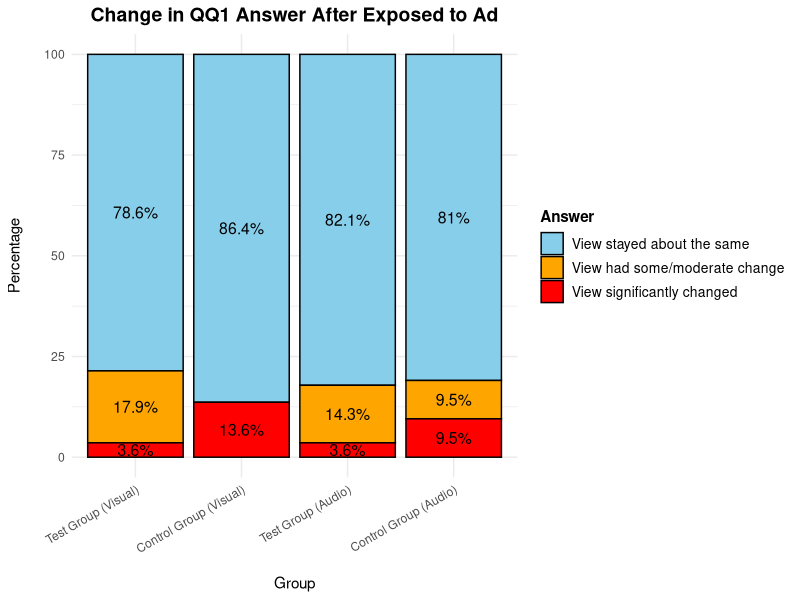
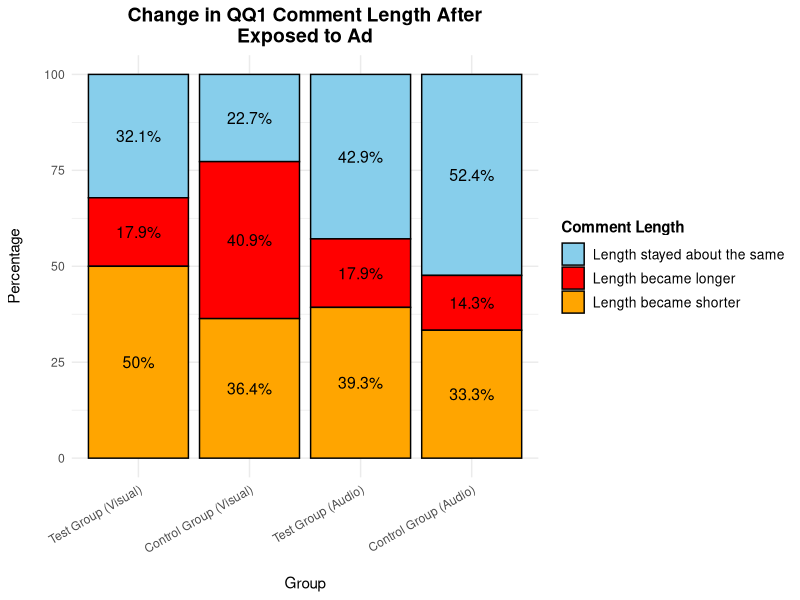
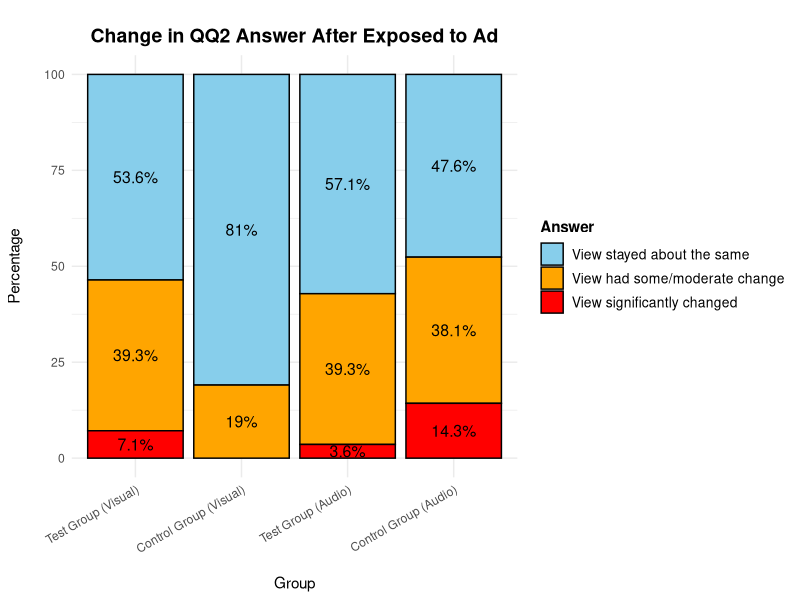
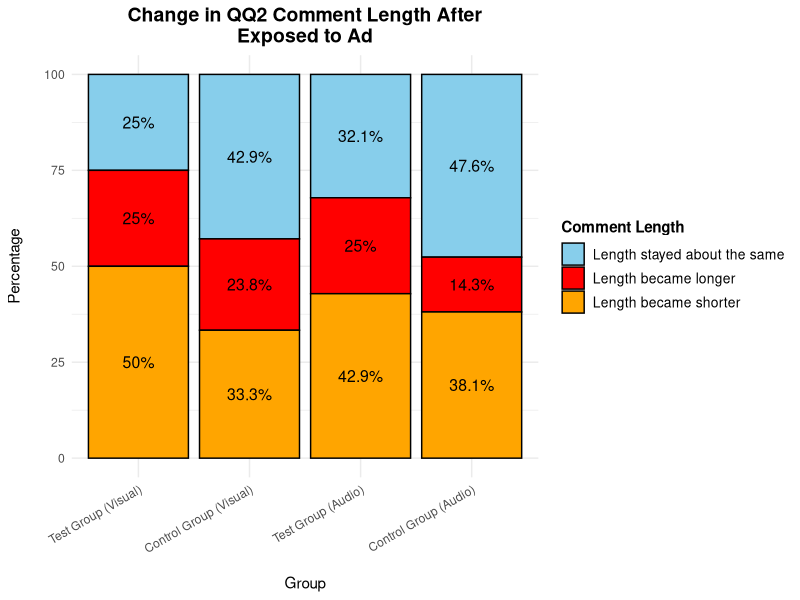
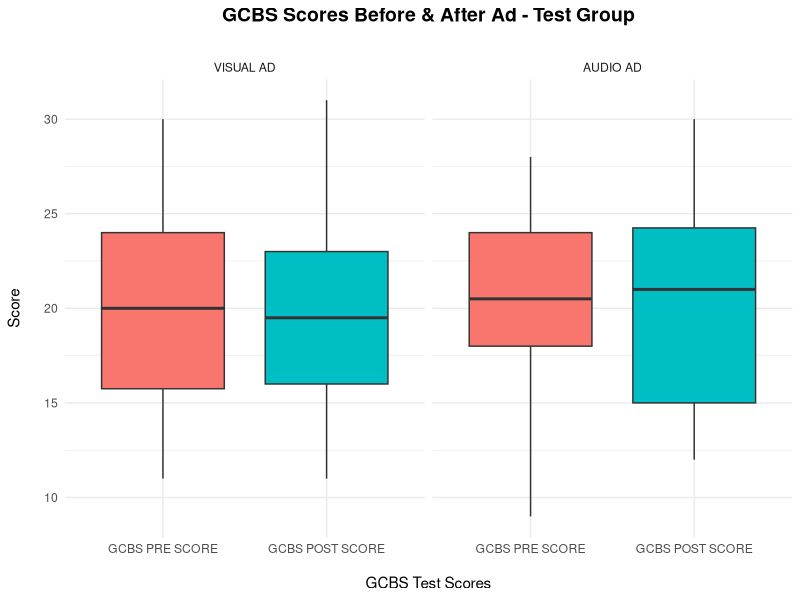
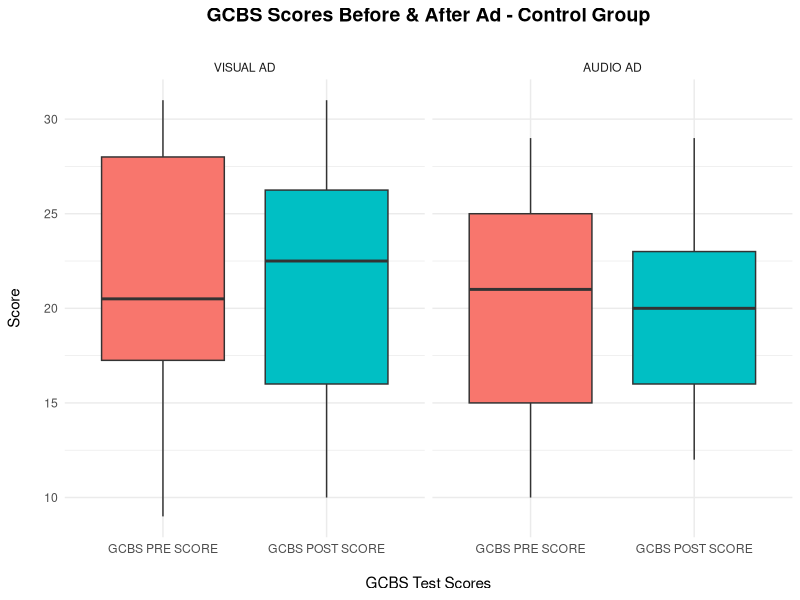
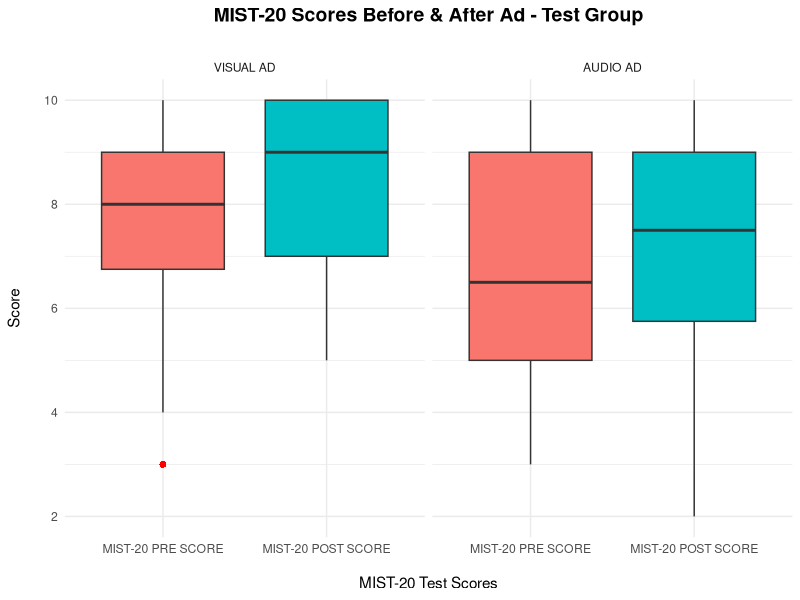
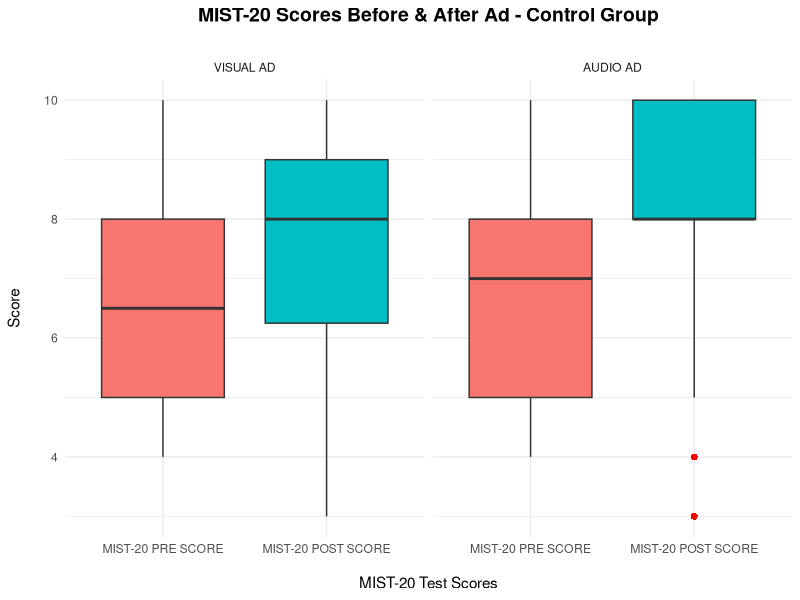

Recreate these plots in R, in order.
## ---- chunk 1

# Load library and dataset

#install.packages("rmarkdown")
#install.packages("tinytex")
#tinytex::install_tinytex()
#install.packages("gridExtra")
#install.packages("cowplot")

library(gridExtra)
library(readxl)
library(dplyr)
library(corrplot)
library(writexl)
library(ggplot2)

misinfo <- read_excel("data/sketches_for_skepticism_shortened.xlsx")
summary(misinfo)
## ---- chunk 2

# Filtered data set to columns I need

# Columns I need: 

# PARTICIPANT ID
# GROUP
# CHANGED_VIEWS_QQ1
# CHANGED_LENGTH_QQ1
# CHANGED_VIEWS_QQ2
# CHANGED_LENGTH_QQ2
# GCBS PRE SCORE
# GCBS POST SCORE
# PRE & POST SCORE
# GCBS CHANGE
# MIST-20 PRE SCORE
# MIST-20 POST SCORE
# MIST-20 CHANGE
# ITMIST PRE SCORE
# ITMIST POST SCORE
# ITMIST CHANGE
# UNDERSTANDABILITY
# SENTIMENT
# ADDITIONAL THOUGHTS

misinfo_filtered <- misinfo %>%
  select(`PARTICIPANT ID`, GROUP, CHANGED_VIEWS_QQ1, CHANGED_LENGTH_QQ1,
         CHANGED_VIEWS_QQ2, CHANGED_LENGTH_QQ2, `GCBS PRE SCORE`, 
         `GCBS POST SCORE`, `PRE & POST SCORE`, `GCBS CHANGE`, 
         `MIST-20 PRE SCORE`, `MIST-20 POST SCORE`, `MIST-20 CHANGE`, 
         `ITMIST PRE SCORE`, `ITMIST POST SCORE`, `ITMIST CHANGE`, 
         UNDERSTANDABILITY, SENTIMENT, `ADDITIONAL THOUGHTS`)
## ---- chunk 3
# Turn "character" columns into factors

# Columns that need to be turned into factors: 

# GROUP
#   "Test Group (Visual)"
#   "Control Group (Visual)"
#   "Test Group (Audio)"
#   "Control Group (Audio)"

# CHANGED_VIEWS_QQ1
#   "View stayed about the same"
#   "View had some/moderate change"
#   "View significantantly changed"

# CHANGED_LENGTH_QQ1
#   "Comment length became slightly or significantly shorter"
#   "Comment length became slightly or significantly longer" 
#   "Comment length stayed about the same"

# CHANGED_VIEWS_QQ2

# CHANGED_LENGTH_QQ2

# UNDERSTANDABILITY

# SENTIMENT

# `ADDITIONAL THOUGHTS`

# Mapping categorical variables to numerical values
misinfo_filtered <- misinfo_filtered %>%
  mutate(
    GROUP = case_when(
      GROUP == "Test Group (Visual)" ~ 1,
      GROUP == "Control Group (Visual)" ~ 2,
      GROUP == "Test Group (Audio)" ~ 3,
      GROUP == "Control Group (Audio)" ~ 4
    ),
    CHANGED_VIEWS_QQ1 = case_when(
      CHANGED_VIEWS_QQ1 == "View stayed about the same" ~ 1,
      CHANGED_VIEWS_QQ1 == "View had some/moderate change" ~ 2,
      CHANGED_VIEWS_QQ1 == "View significantly changed" ~ 3
    ),
    CHANGED_LENGTH_QQ1 = case_when(
      CHANGED_LENGTH_QQ1 == "Comment length became slightly or significantly shorter" ~ 1,
      CHANGED_LENGTH_QQ1 == "Comment length became slightly or significantly longer" ~ 2,
      CHANGED_LENGTH_QQ1 == "Comment length stayed about the same" ~ 3
    ),
    CHANGED_VIEWS_QQ2 = case_when(
      CHANGED_VIEWS_QQ2 == "View stayed about the same" ~ 1,
      CHANGED_VIEWS_QQ2 == "View had some/moderate change" ~ 2,
      CHANGED_VIEWS_QQ2 == "View significantly changed" ~ 3
    ),
    CHANGED_LENGTH_QQ2 = case_when(
      CHANGED_LENGTH_QQ2 == "Comment length became slightly or significantly shorter" ~ 1,
      CHANGED_LENGTH_QQ2 == "Comment length became slightly or significantly longer" ~ 2,
      CHANGED_LENGTH_QQ2 == "Comment length stayed about the same" ~ 3
    ),
    SENTIMENT = case_when(
      SENTIMENT == "Positive" ~ 1,
      SENTIMENT == "Negative" ~ 2,
      SENTIMENT == "Neutral" ~ 3
    )
  )

# Check the updated dataset
head(misinfo_filtered)

# Check for missing values in the dataset
colSums(is.na(misinfo_filtered))

# Ensure CHANGED_VIEWS_QQ1 is treated as a factor
#misinfo_filtered$CHANGED_VIEWS_QQ1 <- as.factor(misinfo_filtered$CHANGED_VIEWS_QQ1)

# Ensure CHANGED_LENGTH_QQ1 is treated as a factor
#misinfo_filtered$CHANGED_LENGTH_QQ1 <- as.factor(misinfo_filtered$CHANGED_LENGTH_QQ1)

# Ensure SENTIMENT is treated as a factor
#misinfo_filtered$SENTIMENT <- as.factor(misinfo_filtered$SENTIMENT)
## ---- chunk 4

library(ggplot2)
library(dplyr)

# Create an empty list to store pie charts
pie_charts <- list()

# Define a vector to map numeric values to descriptions for CHANGED_VIEWS_QQ1
view_labels <- c("1" = "View stayed about the same",
                 "2" = "View had some/moderate change",
                 "3" = "View significantly changed")

# Custom colors for each section (You can change these to any colors you prefer)
#custom_colors <- c("skyblue", "lightgreen", "coral")
custom_colors <- c("skyblue", "orange", "red")

# Define a vector to map numeric GROUP values to their corresponding titles
group_titles <- c(
  "1" = "Test Group (Visual)",
  "2" = "Control Group (Visual)",
  "3" = "Test Group (Audio)",
  "4" = "Control Group (Audio)"
)

# Loop through each GROUP value (numeric) and create pie charts
for (group_value in unique(misinfo_filtered$GROUP)) {
  
  # Convert group_value to a character (because group_titles uses character keys)
  group_name <- as.character(group_value)
  
  # Prepare data for pie chart
  pie_data <- misinfo_filtered %>%
    filter(GROUP == group_value) %>%
    count(CHANGED_VIEWS_QQ1) %>%
    mutate(percentage = n / sum(n) * 100,
           label = paste0(round(percentage, 1), "%"))  # Create labels with percentage signs
  
  # Ensure CHANGED_VIEWS_QQ1 is a factor
  pie_data$CHANGED_VIEWS_QQ1 <- factor(pie_data$CHANGED_VIEWS_QQ1, levels = c("1", "2", "3"))
  
  # Generate pie chart with custom colors and black borders
  p <- ggplot(pie_data, aes(x = "", y = n, fill = CHANGED_VIEWS_QQ1)) +
    geom_bar(stat = "identity", width = 1, color = "black") +  # Add black border around sections
    coord_polar(theta = "y") +
    geom_text(aes(label = label), position = position_stack(vjust = 0.7), color = "black", size = 3, fontface = "bold") +  # Add labels inside the pie
    labs(title = group_titles[group_name],  # Custom title based on group_name
         fill = "Change in Views") +  # Rename the legend
    scale_fill_manual(values = custom_colors, labels = view_labels) +  # Apply custom colors
    theme_void() +  # Remove unnecessary gridlines
    theme(legend.position = "right")  # Ensure the legend is visible
  
  # Store the plot in the list with the group value as the name
  pie_charts[[paste0("Group_", group_name)]] <- p
}

# View stored pie charts
#pie_charts[["Group_1"]]  # View the pie chart for "Test Group (Visual)"
#pie_charts[["Group_2"]]  # View the pie chart for "Control Group (Visual)"
#pie_charts[["Group_3"]]  # View the pie chart for "Test Group (Audio)"
#pie_charts[["Group_4"]]  # View the pie chart for "Control Group (Audio)"

# Combine the first two and the last two pie charts in a 2x2 grid
#grid.arrange(
#  pie_charts[["Group_1"]],  # Test Group (Visual)
#  pie_charts[["Group_2"]]  # Control Group (Visual)
  #pie_charts[["Group_3"]],  # Test Group (Audio)
  #pie_charts[["Group_4"]],  # Control Group (Audio)
  #nrow = 2  # Arrange in 2 rows
  #ncol = 1   # Arrange in 2 columns
#)
## ---- chunk 5

library(gridExtra)
library(cowplot)

# Function to extract the legend from a ggplot
get_legend <- function(my_plot) {
  g <- ggplotGrob(my_plot)
  legend <- g$grobs[[which(sapply(g$grobs, function(x) x$name) == "guide-box")]]
  return(legend)
}

# Extract the legend from one of the pie charts
shared_legend <- get_legend(pie_charts[["Group_1"]])

# Apply centered titles to all four plots
plot1 <- pie_charts[["Group_1"]] +
  ggtitle("Test Group (Visual)") +
  theme(plot.title = element_text(hjust = 0.5), legend.position = "none")

plot2 <- pie_charts[["Group_2"]] +
  ggtitle("Control Group (Visual)") +
  theme(plot.title = element_text(hjust = 0.5), legend.position = "none")

plot3 <- pie_charts[["Group_3"]] +
  ggtitle("Test Group (Audio)") +
  theme(plot.title = element_text(hjust = 0.5), legend.position = "none")

plot4 <- pie_charts[["Group_4"]] +
  ggtitle("Control Group (Audio)") +
  theme(plot.title = element_text(hjust = 0.5), legend.position = "none")

# Arrange first row (Visual groups)
#row1 <- arrangeGrob(plot1, plot2, nrow = 1)

# Arrange second row (Audio groups)
#row2 <- arrangeGrob(plot3, plot4, nrow = 1)

# Arrange everything correctly
#grid.arrange(
#  row1,
#  row2,
#  shared_legend,
#  nrow = 3,
#  heights = c(4, 4, 2)  # Adjust height ratios for better spacing
#)

## ---- chunk 6

library(gridExtra)
library(cowplot)

# Function to extract the legend from a ggplot
get_legend <- function(my_plot) {
  g <- ggplotGrob(my_plot)
  legend <- g$grobs[[which(sapply(g$grobs, function(x) x$name) == "guide-box")]]
  return(legend)
}

# Extract the legend from one of the pie charts
shared_legend <- get_legend(pie_charts[["Group_1"]])

# Apply centered titles to all four plots
plot1 <- pie_charts[["Group_1"]] +
  ggtitle("Test Group") +
  theme(plot.title = element_text(hjust = 0.5), legend.position = "none") # Visual Test Group

plot2 <- pie_charts[["Group_2"]] +
  ggtitle("Control Group") +
  theme(plot.title = element_text(hjust = 0.5), legend.position = "none") # Visual Control Group

plot3 <- pie_charts[["Group_3"]] +
  ggtitle("Test Group") +
  theme(plot.title = element_text(hjust = 0.5), legend.position = "none") # Audio Test Group

plot4 <- pie_charts[["Group_4"]] +
  ggtitle("Control Group") +
  theme(plot.title = element_text(hjust = 0.5), legend.position = "none") # Audio Control Group

#grid.arrange(
#  arrangeGrob(
#    plot1, plot2,
#    nrow = 1
#  ),
#  shared_legend,
#  nrow = 2,
#  heights = c(4, 2)  # Adjust height ratios for better spacing
#)
## ---- chunk 7

#grid.arrange(
#  arrangeGrob(
#    plot3, plot4,
#    nrow = 1
#  ),
#  shared_legend,
#  nrow = 2,
#  heights = c(4, 2)  # Adjust height ratios for better spacing
#)

# heights = c(4, 1)  # Original ratio
## ---- chunk 8

# THIS IS JUST THE CODE TO PERFORM THE ANALYSIS ON COMMENT LENGTH

# Create an empty list to store pie charts
pie_charts <- list()

# Define a vector to map numeric values to descriptions for CHANGED_VIEWS_QQ1
view_labels <- c("1" = "Comment length stayed about the same",
                 "2" = "Comment length became slightly or significantly longer",
                 "3" = "Comment length became slightly or significantly shorter")

# Custom colors for each section (You can change these to any colors you prefer)
#custom_colors <- c("skyblue", "lightgreen", "coral")
custom_colors <- c("skyblue", "red", "orange")

# Define a vector to map numeric GROUP values to their corresponding titles
group_titles <- c(
  "1" = "Test Group (Visual)",
  "2" = "Control Group (Visual)",
  "3" = "Test Group (Audio)",
  "4" = "Control Group (Audio)"
)

# Loop through each GROUP value (numeric) and create pie charts
for (group_value in unique(misinfo_filtered$GROUP)) {
  
  # Convert group_value to a character (because group_titles uses character keys)
  group_name <- as.character(group_value)
  
  # Prepare data for pie chart
  pie_data <- misinfo_filtered %>%
    filter(GROUP == group_value) %>%
    count(CHANGED_LENGTH_QQ1) %>%
    mutate(percentage = n / sum(n) * 100,
           label = paste0(round(percentage, 1), "%"))  # Create labels with percentage signs
  
  # Ensure CHANGED_VIEWS_QQ1 is a factor
  pie_data$CHANGED_LENGTH_QQ1 <- factor(pie_data$CHANGED_LENGTH_QQ1, levels = c("1", "2", "3"))
  
  # Generate pie chart with custom colors and black borders
  p <- ggplot(pie_data, aes(x = "", y = n, fill = CHANGED_LENGTH_QQ1)) +
    geom_bar(stat = "identity", width = 1, color = "black") +  # Add black border around sections
    coord_polar(theta = "y") +
    geom_text(aes(label = label), position = position_stack(vjust = 0.7), color = "black", size = 3, fontface = "bold") +  # Add labels inside the pie
    labs(title = group_titles[group_name],  # Custom title based on group_name
         fill = "Change in Comment Length") +  # Rename the legend
    scale_fill_manual(values = custom_colors, labels = view_labels) +  # Apply custom colors
    theme_void() +  # Remove unnecessary gridlines
    theme(legend.position = "right")  # Ensure the legend is visible
  
  # Store the plot in the list with the group value as the name
  pie_charts[[paste0("Group_", group_name)]] <- p
}

# The first two pie charts


# Function to extract the legend from a ggplot
get_legend <- function(my_plot) {
  g <- ggplotGrob(my_plot)
  legend <- g$grobs[[which(sapply(g$grobs, function(x) x$name) == "guide-box")]]
  return(legend)
}

# Extract the legend from one of the pie charts
shared_legend <- get_legend(pie_charts[["Group_1"]])

# Apply centered titles to all four plots
plot1 <- pie_charts[["Group_1"]] +
  ggtitle("Test Group") +
  theme(plot.title = element_text(hjust = 0.5), legend.position = "none") # Visual Test Group

plot2 <- pie_charts[["Group_2"]] +
  ggtitle("Control Group") +
  theme(plot.title = element_text(hjust = 0.5), legend.position = "none") # Visual Control Group

plot3 <- pie_charts[["Group_3"]] +
  ggtitle("Test Group") +
  theme(plot.title = element_text(hjust = 0.5), legend.position = "none") # Audio Test Group

plot4 <- pie_charts[["Group_4"]] +
  ggtitle("Control Group") +
  theme(plot.title = element_text(hjust = 0.5), legend.position = "none") # Audio Control Group

#grid.arrange(
#  arrangeGrob(
#    plot1, plot2,
#    nrow = 1
#  ),
#  shared_legend,
#  nrow = 2,
#  heights = c(4, 2)  # Adjust height ratios for better spacing
#)
## ---- chunk 9

# Prepare data for stacked bar chart
stacked_data <- misinfo_filtered %>%
  count(GROUP, CHANGED_VIEWS_QQ1) %>%
  group_by(GROUP) %>%
  mutate(percentage = n / sum(n) * 100) %>%  # Convert to percentage
  ungroup()

# Ensure GROUP and CHANGED_LENGTH_QQ1 are factors for proper ordering
stacked_data$GROUP <- factor(stacked_data$GROUP, levels = c("1", "2", "3", "4"))
stacked_data$CHANGED_VIEWS_QQ1 <- factor(stacked_data$CHANGED_VIEWS_QQ1, levels = c("1", "2", "3"))

# Define custom labels for groups
group_titles <- c(
  "1" = "Test Group (Visual)",
  "2" = "Control Group (Visual)",
  "3" = "Test Group (Audio)",
  "4" = "Control Group (Audio)"
)

# Define a vector to map numeric values to descriptions for CHANGED_VIEWS_QQ1
view_labels <- c("1" = "View stayed about the same",
                 "2" = "View had some/moderate change",
                 "3" = "View significantly changed")

# Custom colors
custom_colors <- c("skyblue", "orange", "red")

# Create the stacked bar chart
stacked_bar_chart <- ggplot(stacked_data, aes(x = GROUP, y = percentage, fill = CHANGED_VIEWS_QQ1)) +
  geom_bar(stat = "identity", color = "black") +  # Stacked bars with black borders
  geom_text(aes(label = paste0(round(percentage, 1), "%")), 
            position = position_stack(vjust = 0.5),  # Position labels in center of bars
            color = "black", size = 4) +  # Adjust label size and color
  labs(
    title = "Change in QQ1 Answer After Exposed to Ad",
    x = "\nGroup",
    y = "Percentage\n",
    fill = "Answer"
  ) +
  scale_x_discrete(labels = group_titles) +  # Map numeric groups to names
  scale_fill_manual(values = custom_colors, labels = view_labels) +  # Apply colors and labels
  theme_minimal() + 
  theme(
    plot.title = element_text(hjust = 0.5, size = 14, face = "bold"),  # Center and style the title
    axis.text.x = element_text(angle = 30, hjust = 1),  # Tilt x-axis labels for readability
    legend.position = "right",  # Keep legend visible
    legend.title = element_text(face = "bold"),
    legend.text = element_text(size = 10)
  )

# Print the stacked bar chart
print(stacked_bar_chart)
## ---- chunk 10

# Load necessary libraries
library(ggplot2)
library(dplyr)

# Prepare data for stacked bar chart
stacked_data <- misinfo_filtered %>%
  count(GROUP, CHANGED_LENGTH_QQ1) %>%
  group_by(GROUP) %>%
  mutate(percentage = n / sum(n) * 100) %>%  # Convert to percentage
  ungroup()

# Ensure GROUP and CHANGED_LENGTH_QQ1 are factors for proper ordering
stacked_data$GROUP <- factor(stacked_data$GROUP, levels = c("1", "2", "3", "4"))
stacked_data$CHANGED_LENGTH_QQ1 <- factor(stacked_data$CHANGED_LENGTH_QQ1, levels = c("1", "2", "3"))

# Define custom labels for groups
group_titles <- c(
  "1" = "Test Group (Visual)",
  "2" = "Control Group (Visual)",
  "3" = "Test Group (Audio)",
  "4" = "Control Group (Audio)"
)

# Define labels for CHANGED_LENGTH_QQ1
view_labels <- c("1" = "Length stayed about the same",
                 "2" = "Length became longer",
                 "3" = "Length became shorter")

# Custom colors
custom_colors <- c("skyblue", "red", "orange")

# Create the stacked bar chart
stacked_bar_chart <- ggplot(stacked_data, aes(x = GROUP, y = percentage, fill = CHANGED_LENGTH_QQ1)) +
  geom_bar(stat = "identity", color = "black") +  # Stacked bars with black borders
  geom_text(aes(label = paste0(round(percentage, 1), "%")), 
            position = position_stack(vjust = 0.5),  # Position labels in center of bars
            color = "black", size = 4) +  # Adjust label size and color
  labs(
    title = "Change in QQ1 Comment Length After\nExposed to Ad",
    x = "\nGroup",
    y = "Percentage\n",
    fill = "Comment Length"
  ) +
  scale_x_discrete(labels = group_titles) +  # Map numeric groups to names
  scale_fill_manual(values = custom_colors, labels = view_labels) +  # Apply colors and labels
  theme_minimal() + 
  theme(
    plot.title = element_text(hjust = 0.5, size = 14, face = "bold"),  # Center and style the title
    axis.text.x = element_text(angle = 30, hjust = 1),  # Tilt x-axis labels for readability
    legend.position = "right",  # Keep legend visible
    legend.title = element_text(face = "bold"),
    legend.text = element_text(size = 10)
  )

# Print the stacked bar chart
print(stacked_bar_chart)
## ---- chunk 11

library(tidyr)  # Ensure tidyr is loaded for drop_na()

# Prepare data for stacked bar chart
stacked_data <- misinfo_filtered %>%
  drop_na(CHANGED_VIEWS_QQ2) %>%  # Removes rows with NA in CHANGED_VIEWS_QQ2
  count(GROUP, CHANGED_VIEWS_QQ2) %>%
  group_by(GROUP) %>%
  mutate(percentage = n / sum(n) * 100) %>%  # Convert to percentage
  ungroup()

# Ensure GROUP and CHANGED_VIEWS_QQ2 are factors for proper ordering
stacked_data$GROUP <- factor(stacked_data$GROUP, levels = c("1", "2", "3", "4"))
stacked_data$CHANGED_VIEWS_QQ2 <- factor(stacked_data$CHANGED_VIEWS_QQ2, levels = c("1", "2", "3"))

# Define custom labels for groups
group_titles <- c(
  "1" = "Test Group (Visual)",
  "2" = "Control Group (Visual)",
  "3" = "Test Group (Audio)",
  "4" = "Control Group (Audio)"
)

# Define a vector to map numeric values to descriptions for CHANGED_VIEWS_QQ2
view_labels <- c("1" = "View stayed about the same",
                 "2" = "View had some/moderate change",
                 "3" = "View significantly changed")

# Custom colors
custom_colors <- c("skyblue", "orange", "red")

# Create the stacked bar chart
stacked_bar_chart <- ggplot(stacked_data, aes(x = GROUP, y = percentage, fill = CHANGED_VIEWS_QQ2)) +
  geom_bar(stat = "identity", color = "black") +  # Stacked bars with black borders
  geom_text(aes(label = paste0(round(percentage, 1), "%")), 
            position = position_stack(vjust = 0.5),  # Position labels in center of bars
            color = "black", size = 4) +  # Adjust label size and color
  labs(
    title = "\nChange in QQ2 Answer After Exposed to Ad",
    x = "\nGroup",
    y = "Percentage\n",
    fill = "Answer"
  ) +
  scale_x_discrete(labels = group_titles) +  # Map numeric groups to names
  scale_fill_manual(values = custom_colors, labels = view_labels) +  # Apply colors and labels
  theme_minimal() + 
  theme(
    plot.title = element_text(hjust = 0.5, size = 14, face = "bold"),  # Center and style the title
    axis.text.x = element_text(angle = 30, hjust = 1),  # Tilt x-axis labels for readability
    legend.position = "right",  # Keep legend visible
    legend.title = element_text(face = "bold"),
    legend.text = element_text(size = 10)
  )

# Print the stacked bar chart
print(stacked_bar_chart)
## ---- chunk 12

# Load necessary libraries
library(ggplot2)
library(dplyr)
library(tidyr)  # Ensure tidyr is loaded for drop_na()

# Prepare data for stacked bar chart, removing NA values only for this analysis
stacked_data <- misinfo_filtered %>%
  drop_na(CHANGED_LENGTH_QQ2) %>%  # Removes rows with NA in CHANGED_LENGTH_QQ2
  count(GROUP, CHANGED_LENGTH_QQ2) %>%
  group_by(GROUP) %>%
  mutate(percentage = n / sum(n) * 100) %>%  # Convert to percentage
  ungroup()

# Ensure GROUP and CHANGED_LENGTH_QQ2 are factors for proper ordering
stacked_data$GROUP <- factor(stacked_data$GROUP, levels = c("1", "2", "3", "4"))
stacked_data$CHANGED_LENGTH_QQ2 <- factor(stacked_data$CHANGED_LENGTH_QQ2, levels = c("1", "2", "3"))

# Define custom labels for groups
group_titles <- c(
  "1" = "Test Group (Visual)",
  "2" = "Control Group (Visual)",
  "3" = "Test Group (Audio)",
  "4" = "Control Group (Audio)"
)

# Define labels for CHANGED_LENGTH_QQ2
view_labels <- c("1" = "Length stayed about the same",
                 "2" = "Length became longer",
                 "3" = "Length became shorter")

# Custom colors
custom_colors <- c("skyblue", "red", "orange")

# Create the stacked bar chart
stacked_bar_chart <- ggplot(stacked_data, aes(x = GROUP, y = percentage, fill = CHANGED_LENGTH_QQ2)) +
  geom_bar(stat = "identity", color = "black") +  # Stacked bars with black borders
  geom_text(aes(label = paste0(round(percentage, 1), "%")), 
            position = position_stack(vjust = 0.5),  # Position labels in center of bars
            color = "black", size = 4) +  # Adjust label size and color
  labs(
    title = "Change in QQ2 Comment Length After\nExposed to Ad",
    x = "\nGroup",
    y = "Percentage\n",
    fill = "Comment Length"
  ) +
  scale_x_discrete(labels = group_titles) +  # Map numeric groups to names
  scale_fill_manual(values = custom_colors, labels = view_labels) +  # Apply colors and labels
  theme_minimal() + 
  theme(
    plot.title = element_text(hjust = 0.5, size = 14, face = "bold"),  # Center and style the title
    axis.text.x = element_text(angle = 30, hjust = 1),  # Tilt x-axis labels for readability
    legend.position = "right",  # Keep legend visible
    legend.title = element_text(face = "bold"),
    legend.text = element_text(size = 10)
  )

# Print the stacked bar chart
print(stacked_bar_chart)
## ---- chunk 13

# Create a box plot for GCBS PRE SCORE by GROUP
box_plot <- ggplot(misinfo_filtered, aes(x = as.factor(GROUP), y = `GCBS PRE SCORE`, fill = as.factor(GROUP))) +
  geom_boxplot(outlier.colour = "red", outlier.shape = 16, outlier.size = 2) +  # Boxplot with outliers in red
  labs(
    title = "Distribution of GCBS Pre Score by Group",
    x = "Group",
    y = "GCBS Pre Score"
  ) +
  scale_x_discrete(labels = group_titles) +  # Apply custom labels for groups
  theme_minimal() +
  theme(
    plot.title = element_text(hjust = 0.5, size = 14, face = "bold"),
    legend.position = "none"  # Hide legend since colors represent groups
  )

# Print the box plot
#print(box_plot)

# Create a box plot for GCBS POST SCORE by GROUP
box_plot_post <- ggplot(misinfo_filtered, aes(x = as.factor(GROUP), y = `GCBS POST SCORE`, fill = as.factor(GROUP))) +
  geom_boxplot(outlier.colour = "red", outlier.shape = 16, outlier.size = 2) +  # Boxplot with outliers in red
  labs(
    title = "Distribution of GCBS Post Score by Group",
    x = "Group",
    y = "GCBS Post Score"
  ) +
  scale_x_discrete(labels = group_titles) +  # Apply custom labels for groups
  theme_minimal() +
  theme(
    plot.title = element_text(hjust = 0.5, size = 14, face = "bold"),
    legend.position = "none"  # Hide legend since colors represent groups
  )

# Print the box plot
#print(box_plot_post)
## ---- chunk 14

# Load necessary libraries
library(ggplot2)
library(dplyr)
library(tidyr)
library(gridExtra)

# Define custom labels for groups
group_titles <- c(
  "1" = "VISUAL AD", # Test Group (Visual)
  "2" = "VISUAL AD", # Control Group (Visual)
  "3" = "AUDIO AD", # Test Group (Audio)
  "4" = "AUDIO AD" # Control Group (Audio)
)

# Reshape the data to long format for easier faceting
long_data <- misinfo_filtered %>%
  select(GROUP, `GCBS PRE SCORE`, `GCBS POST SCORE`) %>%
  pivot_longer(cols = c(`GCBS PRE SCORE`, `GCBS POST SCORE`), 
               names_to = "Test_Time", 
               values_to = "Score") %>%
  mutate(Test_Time = factor(Test_Time, levels = c("GCBS PRE SCORE", "GCBS POST SCORE")))

# Create the first plot for Groups 1 and 2 (Visual Test and Control)
plot1 <- ggplot(long_data %>% filter(GROUP %in% c(1, 3)), aes(x = Test_Time, y = Score, fill = Test_Time)) +
  geom_boxplot(outlier.colour = "red", outlier.shape = 16, outlier.size = 2) +
  facet_wrap(~ GROUP, labeller = as_labeller(group_titles)) +  # Only for Groups 1 and 2
  labs(
    title = "GCBS Scores Before & After Ad - Test Group\n",
    x = "\nGCBS Test Scores",
    y = "Score\n"
  ) +
  theme_minimal() +
  theme(
    plot.title = element_text(hjust = 0.5, size = 14, face = "bold"),
    legend.position = "none"
  )

# Use grid.arrange to display both plots together
grid.arrange(plot1)  # Arrange plots side by side
## ---- chunk 15

# Load necessary libraries
library(ggplot2)
library(dplyr)
library(tidyr)
library(gridExtra)

# Define custom labels for groups
group_titles <- c(
  "1" = "VISUAL AD", # Test Group (Visual)
  "2" = "VISUAL AD", # Control Group (Visual)
  "3" = "AUDIO AD", # Test Group (Audio)
  "4" = "AUDIO AD" # Control Group (Audio)
)

# Reshape the data to long format for easier faceting
long_data <- misinfo_filtered %>%
  select(GROUP, `GCBS PRE SCORE`, `GCBS POST SCORE`) %>%
  pivot_longer(cols = c(`GCBS PRE SCORE`, `GCBS POST SCORE`), 
               names_to = "Test_Time", 
               values_to = "Score") %>%
  mutate(Test_Time = factor(Test_Time, levels = c("GCBS PRE SCORE", "GCBS POST SCORE")))

# Create the plot for Groups 2 and 4 (Control Group)
plot2 <- ggplot(long_data %>% filter(GROUP %in% c(2, 4)), aes(x = Test_Time, y = Score, fill = Test_Time)) +
  geom_boxplot(outlier.colour = "red", outlier.shape = 16, outlier.size = 2) +
  facet_wrap(~ GROUP, labeller = as_labeller(group_titles)) +  # Only for Groups 2 and 4
  labs(
    title = "GCBS Scores Before & After Ad - Control Group\n",
    x = "\nGCBS Test Scores",
    y = "Score\n"
  ) +
  theme_minimal() +
  theme(
    plot.title = element_text(hjust = 0.5, size = 14, face = "bold"),
    legend.position = "none"
  )

# Use grid.arrange to display the plot
grid.arrange(plot2)  # Display the plot for Control Groups (2 & 4)
## ---- chunk 16

# Define custom labels for groups
group_titles <- c(
  "1" = "VISUAL AD", # Test Group (Visual)
  "2" = "VISUAL AD", # Control Group (Visual)
  "3" = "AUDIO AD", # Test Group (Audio)
  "4" = "AUDIO AD" # Control Group (Audio)
)

# Reshape the data to long format for easier faceting
long_data <- misinfo_filtered %>%
  # Convert both "MIST-20 PRE SCORE" and "MIST-20 POST SCORE" to numeric
  mutate(
    `MIST-20 PRE SCORE` = as.numeric(`MIST-20 PRE SCORE`),
    `MIST-20 POST SCORE` = as.numeric(`MIST-20 POST SCORE`)
  ) %>%
  select(GROUP, `MIST-20 PRE SCORE`, `MIST-20 POST SCORE`) %>%  # Updated column names here
  pivot_longer(cols = c(`MIST-20 PRE SCORE`, `MIST-20 POST SCORE`), 
               names_to = "Test_Time", 
               values_to = "Score") %>%
  mutate(Test_Time = factor(Test_Time, levels = c("MIST-20 PRE SCORE", "MIST-20 POST SCORE")))  # Updated levels

# Create the plot for Groups 1 and 3 (Test Group)
plot1 <- ggplot(long_data %>% filter(GROUP %in% c(1, 3)), aes(x = Test_Time, y = Score, fill = Test_Time)) +
  geom_boxplot(outlier.colour = "red", outlier.shape = 16, outlier.size = 2) +
  facet_wrap(~ GROUP, labeller = as_labeller(group_titles)) +  # Only for Groups 1 and 3
  labs(
    title = "MIST-20 Scores Before & After Ad - Test Group\n",  # Updated title
    x = "\nMIST-20 Test Scores",  # Updated axis label
    y = "Score\n"
  ) +
  theme_minimal() +
  theme(
    plot.title = element_text(hjust = 0.5, size = 14, face = "bold"),
    legend.position = "none"
  )

# Use grid.arrange to display the plot
grid.arrange(plot1)  # Display the plot for Test Groups (1 & 3)
## ---- chunk 17

# Define custom labels for groups
group_titles <- c(
  "1" = "VISUAL AD", # Test Group (Visual)
  "2" = "VISUAL AD", # Control Group (Visual)
  "3" = "AUDIO AD", # Test Group (Audio)
  "4" = "AUDIO AD" # Control Group (Audio)
)

# Reshape the data to long format for easier faceting
long_data <- misinfo_filtered %>%
  # Convert both "MIST-20 PRE SCORE" and "MIST-20 POST SCORE" to numeric
  mutate(
    `MIST-20 PRE SCORE` = as.numeric(`MIST-20 PRE SCORE`),
    `MIST-20 POST SCORE` = as.numeric(`MIST-20 POST SCORE`)
  ) %>%
  select(GROUP, `MIST-20 PRE SCORE`, `MIST-20 POST SCORE`) %>%  # Updated column names here
  pivot_longer(cols = c(`MIST-20 PRE SCORE`, `MIST-20 POST SCORE`), 
               names_to = "Test_Time", 
               values_to = "Score") %>%
  mutate(Test_Time = factor(Test_Time, levels = c("MIST-20 PRE SCORE", "MIST-20 POST SCORE")))  # Updated levels

# Create the plot for Groups 2 and 4 (Control Group)
plot2 <- ggplot(long_data %>% filter(GROUP %in% c(2, 4)), aes(x = Test_Time, y = Score, fill = Test_Time)) +
  geom_boxplot(outlier.colour = "red", outlier.shape = 16, outlier.size = 2) +
  facet_wrap(~ GROUP, labeller = as_labeller(group_titles)) +  # Only for Groups 2 and 4
  labs(
    title = "MIST-20 Scores Before & After Ad - Control Group\n",  # Updated title
    x = "\nMIST-20 Test Scores",  # Updated axis label
    y = "Score\n"
  ) +
  theme_minimal() +
  theme(
    plot.title = element_text(hjust = 0.5, size = 14, face = "bold"),
    legend.position = "none"
  )

# Use grid.arrange to display the plot
grid.arrange(plot2)  # Display the plot for Control Groups (2 & 4)
## ---- chunk 18

# Define custom labels for groups
group_titles <- c(
  "1" = "VISUAL AD", # Test Group (Visual)
  "2" = "VISUAL AD", # Control Group (Visual)
  "3" = "AUDIO AD", # Test Group (Audio)
  "4" = "AUDIO AD" # Control Group (Audio)
)

# Reshape the data to long format for easier faceting
long_data <- misinfo_filtered %>%
  # Convert both "ITMIST PRE SCORE" and "ITMIST POST SCORE" to numeric
  mutate(
    `ITMIST PRE SCORE` = as.numeric(`ITMIST PRE SCORE`),
    `ITMIST POST SCORE` = as.numeric(`ITMIST POST SCORE`)
  ) %>%
  select(GROUP, `ITMIST PRE SCORE`, `ITMIST POST SCORE`) %>%  # Updated column names here
  pivot_longer(cols = c(`ITMIST PRE SCORE`, `ITMIST POST SCORE`), 
               names_to = "Test_Time", 
               values_to = "Score") %>%
  mutate(Test_Time = factor(Test_Time, levels = c("ITMIST PRE SCORE", "ITMIST POST SCORE")))  # Updated levels

# Create the plot for Groups 1 and 3 (Test Group)
plot1 <- ggplot(long_data %>% filter(GROUP %in% c(1, 3)), aes(x = Test_Time, y = Score, fill = Test_Time)) +
  geom_boxplot(outlier.colour = "red", outlier.shape = 16, outlier.size = 2) +
  facet_wrap(~ GROUP, labeller = as_labeller(group_titles)) +  # Only for Groups 1 and 3
  labs(
    title = "ITMIST Scores Before & After Ad - Test Group\n",  # Updated title for ITMIST
    x = "\nITMIST Test Scores",  # Updated axis label for ITMIST
    y = "Score\n"
  ) +
  theme_minimal() +
  theme(
    plot.title = element_text(hjust = 0.5, size = 14, face = "bold"),
    legend.position = "none"
  )

# Use grid.arrange to display the plot
grid.arrange(plot1)  # Display the plot for Test Groups (1 & 3)
## ---- chunk 19

# Define custom labels for groups
group_titles <- c(
  "1" = "VISUAL AD", # Test Group (Visual)
  "2" = "VISUAL AD", # Control Group (Visual)
  "3" = "AUDIO AD", # Test Group (Audio)
  "4" = "AUDIO AD" # Control Group (Audio)
)

# Reshape the data to long format for easier faceting
long_data <- misinfo_filtered %>%
  # Convert both "ITMIST PRE SCORE" and "ITMIST POST SCORE" to numeric
  mutate(
    `ITMIST PRE SCORE` = as.numeric(`ITMIST PRE SCORE`),
    `ITMIST POST SCORE` = as.numeric(`ITMIST POST SCORE`)
  ) %>%
  select(GROUP, `ITMIST PRE SCORE`, `ITMIST POST SCORE`) %>%  # Updated column names here
  pivot_longer(cols = c(`ITMIST PRE SCORE`, `ITMIST POST SCORE`), 
               names_to = "Test_Time", 
               values_to = "Score") %>%
  mutate(Test_Time = factor(Test_Time, levels = c("ITMIST PRE SCORE", "ITMIST POST SCORE")))  # Updated levels

# Create the plot for Groups 2 and 4 (Control Group)
plot2 <- ggplot(long_data %>% filter(GROUP %in% c(2, 4)), aes(x = Test_Time, y = Score, fill = Test_Time)) +
  geom_boxplot(outlier.colour = "red", outlier.shape = 16, outlier.size = 2) +
  facet_wrap(~ GROUP, labeller = as_labeller(group_titles)) +  # Only for Groups 2 and 4
  labs(
    title = "ITMIST Scores Before & After Ad - Control Group\n",  # Updated title for ITMIST
    x = "\nITMIST Test Scores",  # Updated axis label for ITMIST
    y = "Score\n"
  ) +
  theme_minimal() +
  theme(
    plot.title = element_text(hjust = 0.5, size = 14, face = "bold"),
    legend.position = "none"
  )

# Use grid.arrange to display the plot
grid.arrange(plot2)  # Display the plot for Control Groups (2 & 4)
## ---- chunk 20

# Load necessary libraries
library(ggplot2)
library(dplyr)
library(tidyr)  # Ensure tidyr is loaded for drop_na()

# Prepare data for stacked bar chart, removing NA values only for this analysis
stacked_data <- misinfo_filtered %>%
  count(GROUP, SENTIMENT) %>%
  group_by(GROUP) %>%
  mutate(percentage = n / sum(n) * 100) %>%  # Convert to percentage
  ungroup()

# Ensure GROUP is a factor for proper ordering
stacked_data$GROUP <- factor(stacked_data$GROUP, levels = c("1", "2", "3", "4"))

# Convert SENTIMENT to a factor with labels
stacked_data$SENTIMENT <- factor(stacked_data$SENTIMENT, levels = c(1, 2, 3), labels = c("Positive", "Neutral", "Negative"))

# Custom colors for sentiment levels
custom_colors <- c("Positive" = "skyblue", "Neutral" = "orange", "Negative" = "red")

# Define labels for groups
group_titles <- c(
  "1" = "Visual Ad\n(Test Group)",
  "2" = "Visual Ad\n(Control Group)",
  "3" = "Audio Ad\n(Test Group)",
  "4" = "Audio Ad\n(Control Group)"
)

# Create the stacked bar chart
stacked_bar_chart <- ggplot(stacked_data, aes(x = GROUP, y = percentage, fill = SENTIMENT)) +
  geom_bar(stat = "identity", color = "black") +  # Stacked bars with black borders
  geom_text(aes(label = paste0(round(percentage, 1), "%")), 
            position = position_stack(vjust = 0.5),  # Position labels in center of bars
            color = "black", size = 4) +  # Adjust label size and color
  labs(
    title = "Sentiment of Ad by Group",
    x = "\nGroup",
    y = "Percentage\n",
    fill = "Sentiment"
  ) +
  scale_x_discrete(labels = group_titles) +  # Map numeric groups to names
  scale_fill_manual(values = custom_colors) +  # Apply colors
  theme_minimal() + 
  theme(
    plot.title = element_text(hjust = 0.5, size = 14, face = "bold"),  # Center and style the title
    #axis.text.x = element_text(angle = 30, hjust = 1),  # Tilt x-axis labels for readability
    legend.position = "right",  # Keep legend visible
    legend.title = element_text(face = "bold"),
    legend.text = element_text(size = 10)
  )

# Print the stacked bar chart
print(stacked_bar_chart)

## ---- chunk 21

#grid.arrange(
#  arrangeGrob(
#    plot3, plot4,
#    nrow = 1
#  ),
#  shared_legend,
#  nrow = 2,
#  heights = c(4, 2)  # Adjust height ratios for better spacing
#)

# heights = c(4, 1)  # Original ratio
## ---- chunk 22

# This was my original for what I plotted above

# Arrange the last two pie charts with the shared legend
#grid.arrange(
#  arrangeGrob(
#    pie_charts[["Group_3"]] + theme(legend.position = "none"),
#    pie_charts[["Group_4"]] + theme(legend.position = "none"),
#    nrow = 1
#  ),
#  shared_legend,
#  nrow = 2,
#  heights = c(4, 1)  # Adjust height ratio
#)
## ---- chunk 23

# These were just test pie charts which only displays each plot individually

library(ggplot2)
library(dplyr)

# Create an empty list to store pie charts
pie_charts <- list()

# Define a vector to map numeric values to descriptions for CHANGED_VIEWS_QQ1
view_labels <- c("1" = "View stayed about the same",
                 "2" = "View had some/moderate change",
                 "3" = "View significantly changed")

# Custom colors for each section (You can change these to any colors you prefer)
#custom_colors <- c("skyblue", "orange", "red")
custom_colors <- c("skyblue", "lightgreen", "coral")

# Loop through each GROUP value and create pie charts
for (group_value in unique(misinfo_filtered$GROUP)) {
  
  # Prepare data for pie chart
  pie_data <- misinfo_filtered %>%
    filter(GROUP == group_value) %>%
    count(CHANGED_VIEWS_QQ1) %>%
    mutate(percentage = n / sum(n) * 100,
           label = paste0(round(percentage, 1), "%"))  # Create labels with percentage signs
  
  # Ensure CHANGED_VIEWS_QQ1 is a factor
  pie_data$CHANGED_VIEWS_QQ1 <- factor(pie_data$CHANGED_VIEWS_QQ1, levels = c(1, 2, 3))
  
  # Generate pie chart with custom colors and black borders
  p <- ggplot(pie_data, aes(x = "", y = n, fill = CHANGED_VIEWS_QQ1)) +
    geom_bar(stat = "identity", width = 1, color = "black") +  # Add black border around sections
    coord_polar(theta = "y") +
    geom_text(aes(label = label), position = position_stack(vjust = 0.5), color = "black", size = 5) +  # Add labels inside the pie
    labs(title = paste("Pie Chart of CHANGED_VIEWS_QQ1 for GROUP", group_value),
         fill = "Change in Answer") +  # Rename the legend
    scale_fill_manual(values = custom_colors, labels = view_labels) +  # Apply custom colors
    theme_void() +  # Remove unnecessary gridlines
    theme(legend.position = "right")  # Ensure the legend is visible
  
  # Store the plot in the list with the group value as the name
  pie_charts[[paste0("Group_", group_value)]] <- p
}

# View stored pie charts
#pie_charts[["Group_1"]]  # Example: Display pie chart for Group 1
#pie_charts[["Group_2"]]  # Example: Display pie chart for Group 2
#pie_charts[["Group_3"]]  # Example: Display pie chart for Group 3
#pie_charts[["Group_4"]]  # Example: Display pie chart for Group 4
